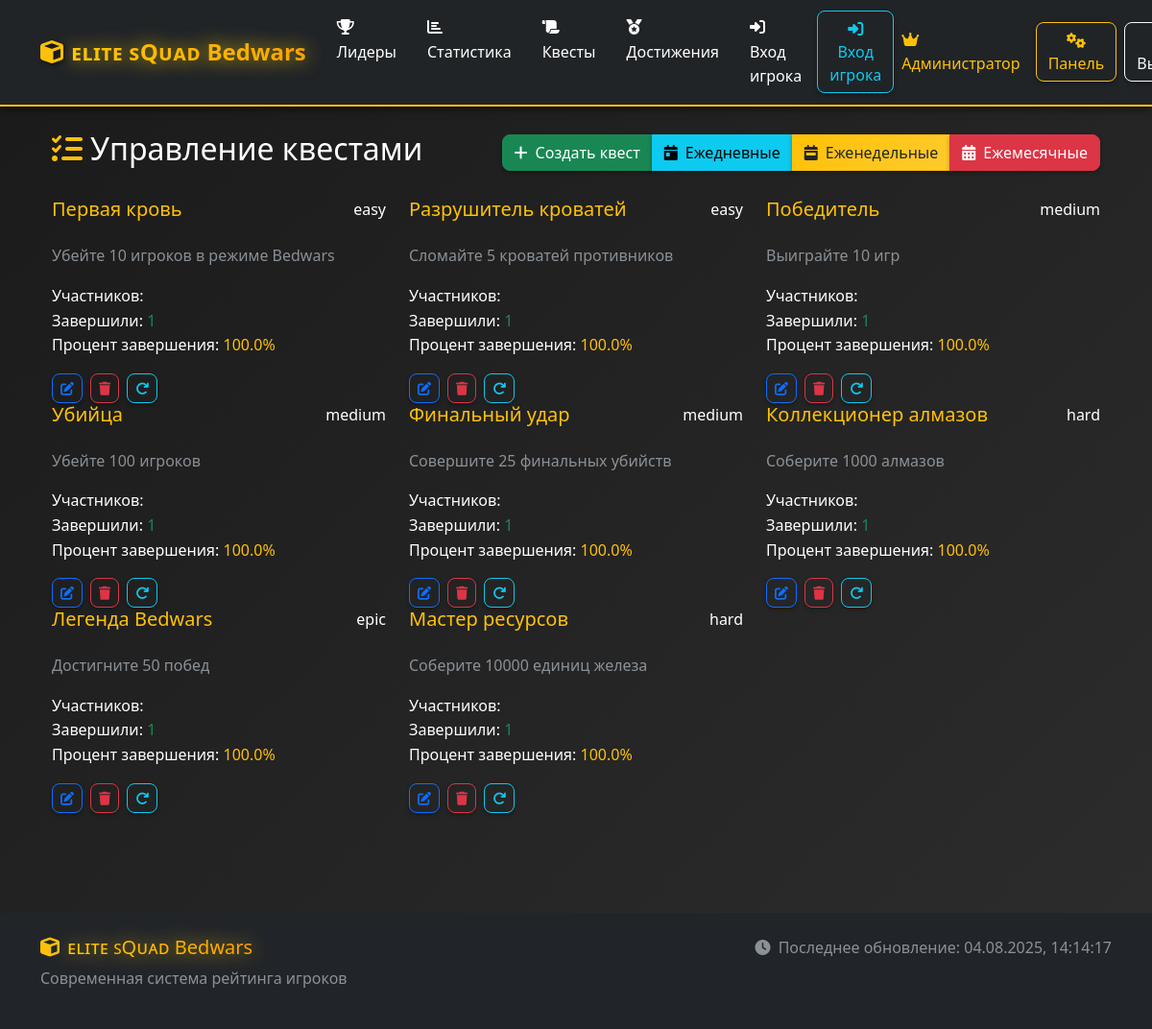
Page /admin/quests (signed in) on the committed database.
### models.py (models this page shows, shortened)
class Quest(db.Model):
    id = db.Column(db.Integer, primary_key=True)
    title = db.Column(db.String(200), nullable=False)
    description = db.Column(db.Text, nullable=False)
    type = db.Column(db.String(50), nullable=False)  # kills, beds, wins, etc.
    target_value = db.Column(db.Integer, nullable=False)
    reward_xp = db.Column(db.Integer, default=0)
    reward_title = db.Column(db.String(100), nullable=True)
    icon = db.Column(db.String(50), default='fas fa-trophy')
    difficulty = db.Column(db.String(20), default='medium')  # easy, medium, hard, epic
    is_active = db.Column(db.Boolean, default=True)
    created_at = db.Column(db.DateTime, default=datetime.utcnow)
    player_quests = db.relationship('PlayerQuest', backref='quest', lazy=True, cascade='all, delete-orphan')

### routes.py (the view)
@app.route('/admin/quests')
def admin_quests():
    if not session.get('is_admin', False):
        flash('Доступ запрещен!', 'error')
        return redirect(url_for('login'))
    quests = Quest.query.all()
    quest_stats = []
    for quest in quests:
        total_attempts = PlayerQuest.query.filter_by(quest_id=quest.id).count()
        completed = PlayerQuest.query.filter_by(quest_id=quest.id, is_completed=True).count()
        completion_rate = (completed / total_attempts * 100) if total_attempts > 0 else 0
        quest_stats.append({
            'quest': quest,
            'total_attempts': total_attempts,
            'completed': completed,
            'completion_rate': completion_rate
        })
    return render_template('admin_quests.html', quest_stats=quest_stats)

### templates/admin_quests.html (shortened to what this page needs)
{% extends "base.html" %}
{% block content %}
<div class="container-fluid py-4">
    <div class="d-flex justify-content-between align-items-center mb-4">
        <h2 class="page-title">
            <i class="fas fa-tasks text-warning me-2"></i>Управление квестами
        </h2>
        <div class="btn-group">
            <button class="btn btn-success" data-bs-target="#createQuestModal" data-bs-toggle="modal">
                <i class="fas fa-plus me-2"></i>Создать квест
            </button>
            <button class="btn btn-info" onclick="generateDailyQuests()">
                <i class="fas fa-calendar-day me-2"></i>Ежедневные
            </button>
            <button class="btn btn-warning" onclick="generateWeeklyQuests()">
                <i class="fas fa-calendar-week me-2"></i>Еженедельные
            </button>
            <button class="btn btn-danger" onclick="generateMonthlyQuests()">
                <i class="fas fa-calendar-alt me-2"></i>Ежемесячные
            </button>
        </div>
    </div>
    <div class="row">
        {% for quest_stat in quest_stats %}
        <div class="col-lg-6 col-xl-4">
            <div class="quest-card">
                <div class="d-flex justify-content-between align-items-start mb-3">
                    <h5 class="text-warning">{{ quest_stat.quest.title }}</h5>
                    <span class="quest-difficulty difficulty-{{ quest_stat.quest.difficulty }}">
                        {{ quest_stat.quest.difficulty }}
                    </span>
                </div>
                <p class="text-muted">{{ quest_stat.quest.description }}</p>
                <div class="quest-stats">
                    <div class="stat-item">
                        <span>Участников:</span>
                    </div>
                    <div class="stat-item">
                        <span>Завершили:</span>
                        <span class="text-success">{{ quest_stat.completed }}</span>
                    </div>
                    <div class="stat-item">
                        <span>Процент завершения:</span>
                        <span class="text-warning">{{ "%.1f"|format(quest_stat.completion_rate) }}%</span>
                    </div>
                </div>
                <div class="d-flex gap-2 mt-3">
                    <button class="btn btn-sm btn-outline-primary" onclick="editQuest({{ quest_stat.quest.id }})">
                        <i class="fas fa-edit"></i>
                    </button>
                    <button class="btn btn-sm btn-outline-danger" onclick="deleteQuest({{ quest_stat.quest.id }})">
                        <i class="fas fa-trash"></i>
                    </button>
                    <button class="btn btn-sm btn-outline-info" onclick="resetQuestProgress({{ quest_stat.quest.id }})">
                        <i class="fas fa-redo"></i>
                    </button>
                </div>
            </div>
        </div>
        {% endfor %}
    </div>
</div>
{% endblock %}

### static/css/style.css (style rules this page uses)
:root { --primary-color: #ffc107; --secondary-color: #6c757d; --success-color: #198754; --danger-color: #dc3545; --warning-color: #ffc107; --info-color: #0dcaf0; --dark-color: #212529; --light-color: #f8f9fa; --minecraft-green: #00aa00; --minecraft-red: #ff5555; --minecraft-blue: #5555ff; --minecraft-gold: #ffaa00; --minecraft-purple: #aa00aa; --bg-primary: linear-gradient(135deg, #1a1a1a 0%, #2d2d2d 100%); --bg-secondary: linear-gradient(135deg, #343a40 0%, #495057 100%); --bg-accent: linear-gradient(135deg, #ffc107 0%, #ffca2c 100%); --shadow-sm: 0 2px 4px rgba(0, 0, 0, 0.3); --shadow-md: 0 4px 8px rgba(0, 0, 0, 0.4); --shadow-lg: 0 8px 16px rgba(0, 0, 0, 0.5); --shadow-glow: 0 0 20px rgba(255, 193, 7, 0.3); }
* { box-sizing: border-box; }
body { background: var(--bg-primary); color: #ffffff; font-family: 'Segoe UI', Tahoma, Geneva, Verdana, sans-serif; line-height: 1.6; overflow-x: hidden; }
.btn { border-radius: 8px; font-weight: 500; transition: all 0.3s ease; box-shadow: var(--shadow-sm); }
.btn-warning { background: var(--bg-accent); border-color: var(--warning-color); color: #212529; }

### rows in the picture
Quest: quest "Первая кровь", quest.difficulty "easy", quest.description "Убейте 10 игроков в режиме Bedwars"
Quest: quest "Разрушитель кроватей", quest.difficulty "easy", quest.description "Сломайте 5 кроватей противников"
Quest: quest "Победитель", quest.difficulty "medium", quest.description "Выиграйте 10 игр"
Quest: quest "Убийца", quest.difficulty "medium", quest.description "Убейте 100 игроков"
Quest: quest "Финальный удар", quest.difficulty "medium", quest.description "Совершите 25 финальных убийств"
Quest: quest "Коллекционер алмазов", quest.difficulty "hard", quest.description "Соберите 1000 алмазов"
Quest: quest "Легенда Bedwars", quest.difficulty "epic", quest.description "Достигните 50 побед"
Quest: quest "Мастер ресурсов", quest.difficulty "hard", quest.description "Соберите 10000 единиц железа"

### other values in the picture
{{ quest_stat.completed }} "1" "1" "1" "1" "1" "1" "1" "1"
{{ "%.1f"|format(quest_stat.completion_rate) }} "100.0" "100.0" "100.0" "100.0" "100.0" "100.0" "100.0" "100.0"
